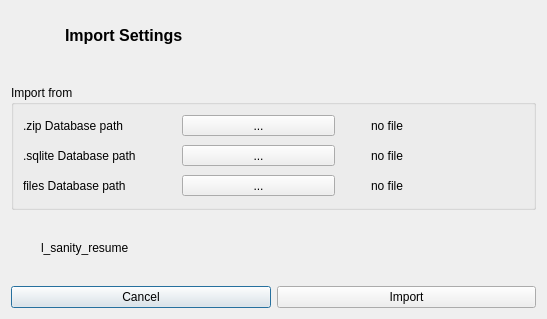
<?xml version="1.0" encoding="UTF-8"?>
<ui version="4.0">
 <class>W_Database_Importation</class>
 <widget class="QDialog" name="W_Database_Importation">
  <property name="geometry">
   <rect>
    <x>0</x>
    <y>0</y>
    <width>547</width>
    <height>319</height>
   </rect>
  </property>
  <property name="windowTitle">
   <string>Database Importation</string>
  </property>
  <property name="windowIcon">
   <iconset resource="../resources/icons.qrc">
    <normaloff>:/assets/application-x-sqlite2.svg</normaloff>:/assets/application-x-sqlite2.svg</iconset>
  </property>
  <layout class="QGridLayout" name="gridLayout">
   <item row="7" column="0" colspan="2">
    <layout class="QHBoxLayout" name="horizontalLayout_2">
     <item>
      <widget class="QLabel" name="l_sanity_pix">
       <property name="minimumSize">
        <size>
         <width>24</width>
         <height>24</height>
        </size>
       </property>
       <property name="maximumSize">
        <size>
         <width>24</width>
         <height>24</height>
        </size>
       </property>
       <property name="text">
        <string/>
       </property>
       <property name="pixmap">
        <pixmap resource="../resources/icons.qrc">:/assets/state-error.svg</pixmap>
       </property>
       <property name="scaledContents">
        <bool>true</bool>
       </property>
      </widget>
     </item>
     <item>
      <widget class="QLabel" name="l_sanity_resume">
       <property name="text">
        <string>l_sanity_resume</string>
       </property>
      </widget>
     </item>
    </layout>
   </item>
   <item row="9" column="0" colspan="2">
    <layout class="QHBoxLayout" name="horizontalLayout">
     <item>
      <widget class="QPushButton" name="pushButton">
       <property name="text">
        <string>Cancel</string>
       </property>
      </widget>
     </item>
     <item>
      <widget class="QPushButton" name="pushButton_2">
       <property name="text">
        <string>Import</string>
       </property>
      </widget>
     </item>
    </layout>
   </item>
   <item row="0" column="1">
    <widget class="QLabel" name="label">
     <property name="font">
      <font>
       <pointsize>12</pointsize>
       <bold>true</bold>
      </font>
     </property>
     <property name="text">
      <string>Import Settings</string>
     </property>
    </widget>
   </item>
   <item row="8" column="0">
    <spacer name="verticalSpacer_3">
     <property name="orientation">
      <enum>Qt::Orientation::Vertical</enum>
     </property>
     <property name="sizeHint" stdset="0">
      <size>
       <width>20</width>
       <height>20</height>
      </size>
     </property>
    </spacer>
   </item>
   <item row="6" column="0">
    <spacer name="verticalSpacer_2">
     <property name="orientation">
      <enum>Qt::Orientation::Vertical</enum>
     </property>
     <property name="sizeHint" stdset="0">
      <size>
       <width>20</width>
       <height>20</height>
      </size>
     </property>
    </spacer>
   </item>
   <item row="2" column="0" colspan="2">
    <widget class="QGroupBox" name="groupBox">
     <property name="title">
      <string>Import from</string>
     </property>
     <property name="flat">
      <bool>false</bool>
     </property>
     <layout class="QVBoxLayout" name="verticalLayout">
      <item>
       <layout class="QHBoxLayout" name="lay_zip">
        <item>
         <widget class="QLabel" name="l_zip">
          <property name="text">
           <string>.zip Database path</string>
          </property>
         </widget>
        </item>
        <item>
         <widget class="QToolButton" name="tb_zip">
          <property name="maximumSize">
           <size>
            <width>250</width>
            <height>16777215</height>
           </size>
          </property>
          <property name="text">
           <string>...</string>
          </property>
         </widget>
        </item>
        <item>
         <widget class="QLabel" name="l_zip_pix">
          <property name="minimumSize">
           <size>
            <width>24</width>
            <height>24</height>
           </size>
          </property>
          <property name="maximumSize">
           <size>
            <width>24</width>
            <height>24</height>
           </size>
          </property>
          <property name="text">
           <string/>
          </property>
          <property name="pixmap">
           <pixmap resource="../resources/icons.qrc">:/assets/state-error.svg</pixmap>
          </property>
          <property name="scaledContents">
           <bool>true</bool>
          </property>
         </widget>
        </item>
        <item>
         <widget class="QLabel" name="l_zip_sanity">
          <property name="text">
           <string>no file</string>
          </property>
         </widget>
        </item>
       </layout>
      </item>
      <item>
       <layout class="QHBoxLayout" name="lay_sqlite">
        <item>
         <widget class="QLabel" name="l_sqlite">
          <property name="text">
           <string>.sqlite Database path</string>
          </property>
         </widget>
        </item>
        <item>
         <widget class="QToolButton" name="tb_sqlite">
          <property name="maximumSize">
           <size>
            <width>250</width>
            <height>16777215</height>
           </size>
          </property>
          <property name="text">
           <string>...</string>
          </property>
         </widget>
        </item>
        <item>
         <widget class="QLabel" name="l_sqlite_pix">
          <property name="minimumSize">
           <size>
            <width>24</width>
            <height>24</height>
           </size>
          </property>
          <property name="maximumSize">
           <size>
            <width>24</width>
            <height>24</height>
           </size>
          </property>
          <property name="text">
           <string/>
          </property>
          <property name="pixmap">
           <pixmap resource="../resources/icons.qrc">:/assets/state-error.svg</pixmap>
          </property>
          <property name="scaledContents">
           <bool>true</bool>
          </property>
         </widget>
        </item>
        <item>
         <widget class="QLabel" name="l_sqlite_sanity">
          <property name="text">
           <string>no file</string>
          </property>
         </widget>
        </item>
       </layout>
      </item>
      <item>
       <layout class="QHBoxLayout" name="lay_files">
        <item>
         <widget class="QLabel" name="l_files">
          <property name="text">
           <string>files Database path</string>
          </property>
         </widget>
        </item>
        <item>
         <widget class="QToolButton" name="tb_files">
          <property name="maximumSize">
           <size>
            <width>250</width>
            <height>16777215</height>
           </size>
          </property>
          <property name="text">
           <string>...</string>
          </property>
         </widget>
        </item>
        <item>
         <widget class="QLabel" name="l_files_pix">
          <property name="minimumSize">
           <size>
            <width>24</width>
            <height>24</height>
           </size>
          </property>
          <property name="maximumSize">
           <size>
            <width>24</width>
            <height>24</height>
           </size>
          </property>
          <property name="text">
           <string/>
          </property>
          <property name="pixmap">
           <pixmap resource="../resources/icons.qrc">:/assets/state-error.svg</pixmap>
          </property>
          <property name="scaledContents">
           <bool>true</bool>
          </property>
         </widget>
        </item>
        <item>
         <widget class="QLabel" name="l_files_sanity">
          <property name="text">
           <string>no file</string>
          </property>
         </widget>
        </item>
       </layout>
      </item>
     </layout>
    </widget>
   </item>
   <item row="1" column="0">
    <spacer name="verticalSpacer">
     <property name="orientation">
      <enum>Qt::Orientation::Vertical</enum>
     </property>
     <property name="sizeHint" stdset="0">
      <size>
       <width>40</width>
       <height>20</height>
      </size>
     </property>
    </spacer>
   </item>
   <item row="0" column="0">
    <widget class="QLabel" name="label_2">
     <property name="minimumSize">
      <size>
       <width>48</width>
       <height>48</height>
      </size>
     </property>
     <property name="maximumSize">
      <size>
       <width>48</width>
       <height>48</height>
      </size>
     </property>
     <property name="text">
      <string/>
     </property>
     <property name="pixmap">
      <pixmap resource="../resources/icons.qrc">:/assets/document-import.svg</pixmap>
     </property>
     <property name="scaledContents">
      <bool>true</bool>
     </property>
    </widget>
   </item>
  </layout>
 </widget>
 <resources>
  <include location="../resources/icons.qrc"/>
 </resources>
 <connections/>
</ui>
